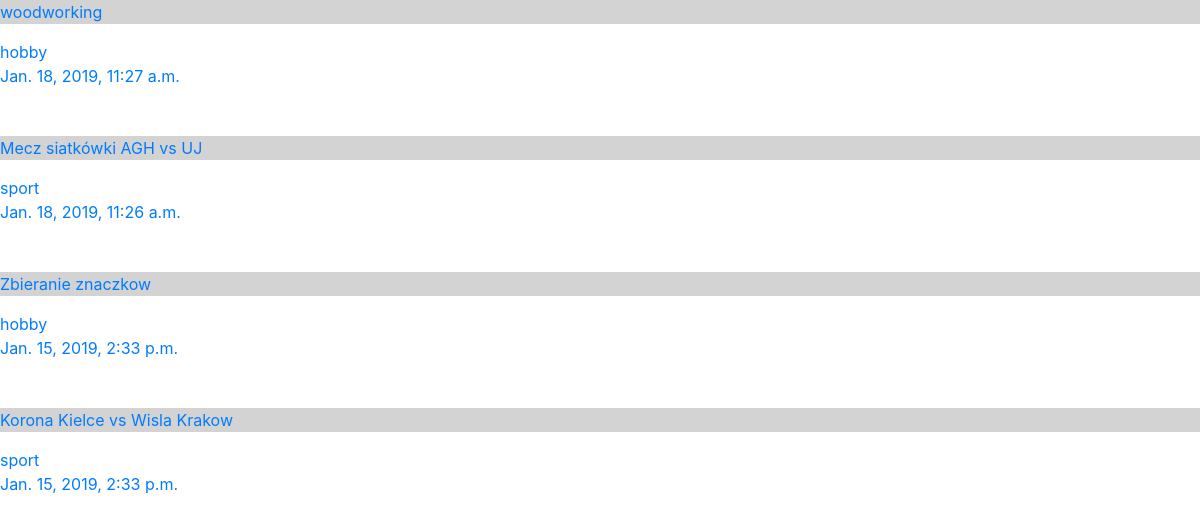
The page / on the database its author committed.
### basic_app/models.py (models this page shows, shortened)
class Post(models.Model):
	title = models.CharField(max_length=128)
	category = models.ForeignKey('Category', on_delete=models.CASCADE)
	date = models.DateTimeField(auto_now=True, blank=True)
	class Meta:
		verbose_name_plural = "posts"

class Category(models.Model):
	category_name = models.CharField(max_length=128)
	class Meta:
		verbose_name_plural = "categories"
	def __str__(self):
		return self.category_name

### basic_app/views.py (the view)
# urls.py: path('', views.index, name='index'),
def index(request):
	posts = Post.objects.all().order_by('-date')[:10]
	context = { 'posts' : posts }
	return render_to_response('index.html',  context)

### basic_app/templates/index.html (shortened to what this page needs)
{% extends 'base.html' %}
{% block body %}
	{% for post in posts %}
	<p><a href="{% url 'posts' %}">{{ post.title }}</p>
	{{ post.category }}</br>
	{{ post.date }}
	 <br/>
	 <br/>
	 <br/>
	{% endfor %}
{% endblock %}

### basic_app/templates/base.html (shortened to what this page needs)
<html>
	<head>
		<link rel="stylesheet"
		href="https://stackpath.bootstrapcdn.com/bootstrap/4.1.3/css/bootstrap.min.css"
>
	</head>
	<body>
		{% block body%}{% endblock %}
	</body>

### basic_app/templates/base.html (style rules this page uses)
p:nth-child(odd) { background: lightgray; }

### rows shown on the page
Post: title "woodworking", category "hobby", date "Jan. 18, 2019, 11:27 a.m."
Post: title "Mecz siatkówki AGH vs UJ", category "sport", date "Jan. 18, 2019, 11:26 a.m."
Post: title "Zbieranie znaczkow", category "hobby", date "Jan. 15, 2019, 2:33 p.m."
Post: title "Korona Kielce vs Wisla Krakow", category "sport", date "Jan. 15, 2019, 2:33 p.m."
